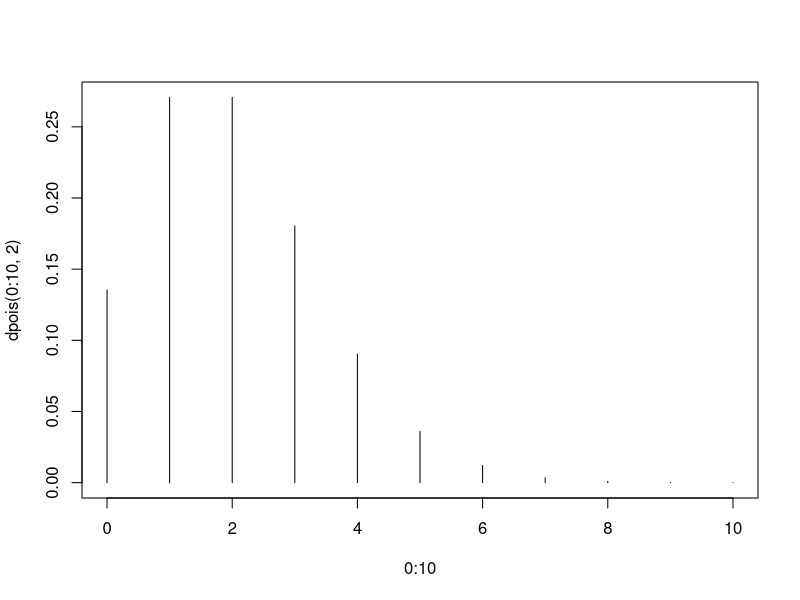
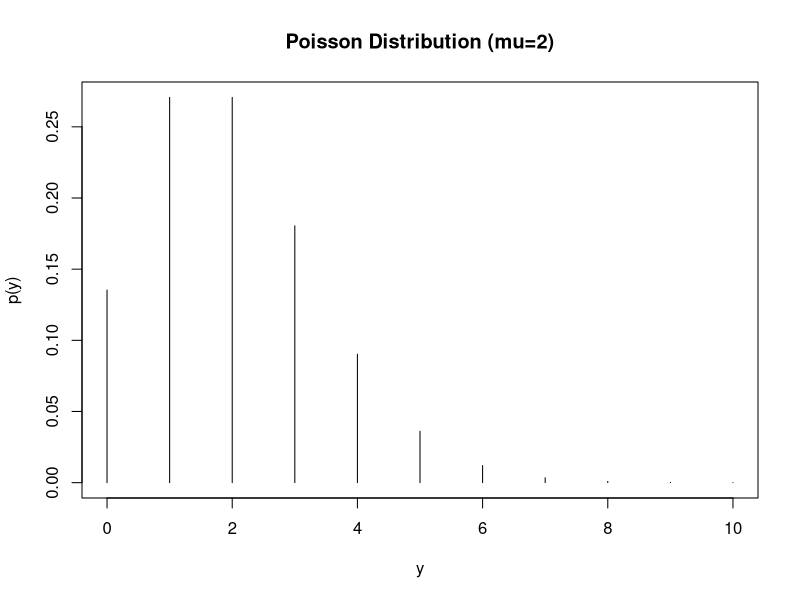

These charts were generated, in order, by the following R code:
# POISSON DISTRIBUTION WITH MU=2
#
# How to obtain a sequence from 0 to 10:
0:10
#
# Calculate p(y) for y=0,1,...,10 when mu=2
# (dpois() is the Poisson probability function or "density"):
dpois(0:10, 2)
#
# Make the output prettier:
round(dpois(0:10, 2), 3)
#
# ppois() is the cumulative distribution function, P(Y <= y), for
# the Poisson distribution.  Find P(Y <= 6) when mu=2:
ppois(6, 2)
#
# Using ppois() is faster than adding up the probabilities, which could
# be done by using the sum() function (this should yield the same
# value as the last calculation):
sum(dpois(0:6, 2))
#
# Find P(Y>6) when mu=2:
1 - ppois(6, 2)
#
# cbind() (column bind) takes vectors of equal length and makes them
# into matrices with the vectors as columns (guess what rbind does).
# Make a table of the first 11 Poisson probs and cumulative probs when
# mu=2:
cbind(0:10, dpois(0:10,2), ppois(0:10,2))
#
# Make the output prettier:
round(cbind(0:10, dpois(0:10,2), ppois(0:10,2)), 3)
#
# Plot the probabilities (type="h" makes this particular type of plot
# with the vertical lines):
plot(0:10,dpois(0:10,2),type="h")
#
# Put some labels onthe axes and give the plot a title:
plot(0:10,dpois(0:10,2),type="h",xlab="y",ylab="p(y)",main="Poisson Distribution (mu=2)")
